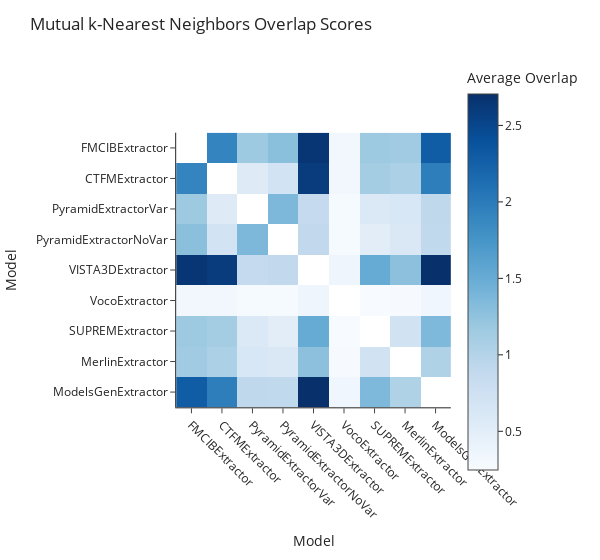

The notebook cell this image was saved under:
### Code cell
model_features = extract_model_features(data)
model_neighbors = compute_knn_indices(model_features, num_neighbors=10, metric="cosine")
overlap_matrix, model_list = compute_overlap_matrix(model_neighbors)
fig = plot_overlap_matrix(overlap_matrix, model_list)
fig.show()

### Figure 1 — Plotly figure (JSON) as saved in the notebook; plotly's stock layout.template omitted (floating-point values rounded to 4 significant figures)
{"data": [{"coloraxis": "coloraxis", "hovertemplate": "Model: %{x}<br>Model: %{y}<br>Average Overlap: %{z}<extra></extra>", "name": "0", "type": "heatmap", "x": ["FMCIBExtractor", "CTFMExtractor", "PyramidExtractorVar", "PyramidExtractorNoVar", "VISTA3DExtractor", "VocoExtractor", "SUPREMExtractor", "MerlinExtractor", "ModelsGenExtractor"], "xaxis": "x", "y": ["FMCIBExtractor", "CTFMExtractor", "PyramidExtractorVar", "PyramidExtractorNoVar", "VISTA3DExtractor", "VocoExtractor", "SUPREMExtractor", "MerlinExtractor", "ModelsGenExtractor"], "yaxis": "y", "z": [[null, 1.914, 1.171, 1.283, 2.646, 0.3159, 1.171, 1.143, 2.285], [1.914, null, 0.5511, 0.7102, 2.596, 0.3254, 1.126, 1.062, 1.967], [1.171, 0.5511, null, 1.371, 0.8717, 0.2684, 0.5891, 0.6318, 0.9192], [1.283, 0.7102, 1.371, null, 0.8955, 0.2732, 0.5083, 0.6081, 0.9026], [2.646, 2.596, 0.8717, 0.8955, null, 0.361, 1.511, 1.28, 2.705], [0.3159, 0.3254, 0.2684, 0.2732, 0.361, null, 0.247, 0.2637, 0.342], [1.171, 1.126, 0.5891, 0.5083, 1.511, 0.247, null, 0.7221, 1.363], [1.143, 1.062, 0.6318, 0.6081, 1.28, 0.2637, 0.7221, null, 1.031], [2.285, 1.967, 0.9192, 0.9026, 2.705, 0.342, 1.363, 1.031, null]]}], "layout": {"coloraxis": {"colorbar": {"title": {"text": "Average Overlap"}}, "colorscale": [[0, "rgb(247,251,255)"], [0.125, "rgb(222,235,247)"], [0.25, "rgb(198,219,239)"], [0.375, "rgb(158,202,225)"], [0.5, "rgb(107,174,214)"], [0.625, "rgb(66,146,198)"], [0.75, "rgb(33,113,181)"], [0.875, "rgb(8,81,156)"], [1, "rgb(8,48,107)"]]}, "margin": {"t": 60}, "title": {"text": "Mutual k-Nearest Neighbors Overlap Scores"}, "width": 600, "xaxis": {"anchor": "y", "constrain": "domain", "domain": [0, 1], "scaleanchor": "y", "tickangle": 45, "title": {"text": "Model"}}, "yaxis": {"anchor": "x", "autorange": "reversed", "constrain": "domain", "domain": [0, 1], "title": {"text": "Model"}}}}
